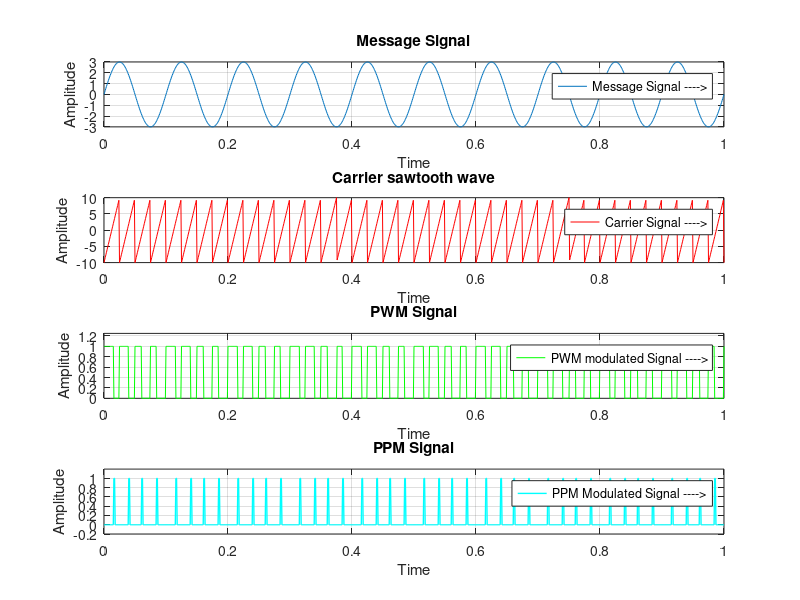

This chart was generated by the following MATLAB code:
clc;
clear ;
close all;
fm=10;
fc=40;
%t=0:0.001:1;
fs = 1000;  % sampling frequency  
t = 0:1/fs:1;
%##########Message Signal################
m=3.*sin(2*pi*fm*t);%Message amplitude must be less than Sawtooth
subplot(4,1,1);
plot(t,m);
xlabel('Time');
ylabel('Amplitude');
title('Message Signal');
legend('Message Signal ---->');
grid on;

%##########Carrier Signal################
A=10;
c=A.*sawtooth(2*pi*fc*t);%Carrier sawtooth
subplot(4,1,2);
plot(t,c,'red');
xlabel('Time');
ylabel('Amplitude');
title('Carrier sawtooth wave');
legend('Carrier Signal ---->');
grid on;
%###########PWM Signal####################
n=length(c);%Length of carrier sawtooth is stored to ‘n’
for i=1:n%Comparing Message and Sawtooth amplitudes
if (m(i)>=c(i))
pwm(i)=1;
else
pwm(i)=0;
end
end
subplot(4,1,3);
plot(t,pwm,'green');
xlabel('Time');
ylabel('Amplitude');
title('PWM Signal');
legend('PWM modulated Signal ---->');
axis([0 1 0 1.25]);%X-Axis varies from 0 to 1 & Y-Axis from 0 to 1.25
grid on;
%###########PPM Signal####################
duty = 10;
% no. of samples in one square wave period
t_period = fs/fc;
% no. of samples in on time
on_t = t_period/duty;
s = square(2*pi*fc*t,duty);
s(find(s<0)) = 0;
ppm = zeros(1,length(s));
% find ids where carrier is greater than message
id = find(c > m);
idd = diff(id);
iddd = find(idd ~= 1);
temp(1) = id(1);
temp(2:length(iddd)+1) = id(iddd + 1);

% ppm signal
for i = 1:length(temp)
    ppm(temp(i) : temp(i) + on_t - 1) = 1;
end
subplot(4,1,4);
plot(t,ppm,'c','lineWidth',1);
title('PPM Signal'); 
xlabel('Time');
ylabel('Amplitude');
legend('PPM Modulated Signal ---->');
grid on;
ylim([-0.2 1.2]);

